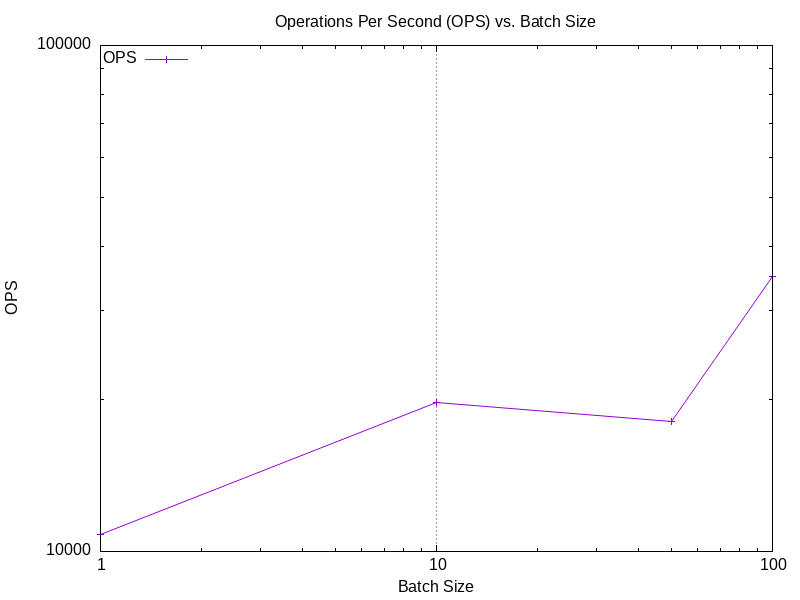

Reproduce this figure in gnuplot.
set terminal png size 800,600
set output "benchmark_results/badger/charts/ops_vs_batch_size.png"
set title "Operations Per Second (OPS) vs. Batch Size"
set xlabel "Batch Size"
set ylabel "OPS"
set grid
set key top left
set logscale x
set logscale y
set datafile separator ","
# Skip header line
plot "benchmark_results/badger/benchmark_results.csv" using 1:3 every ::1 with linespoints title "OPS"
